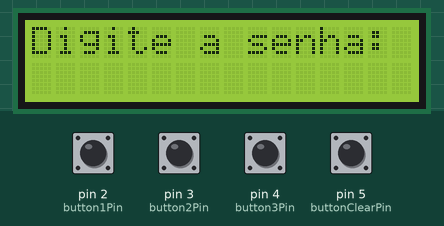
This sketch was run on a simulated Arduino Uno, built with avr-gcc and run on an emulated ATmega328P. Parts: 16×2 character LCD. The test bench sets the inputs (shaded band); at power-on: pin 2 (button1Pin), pin 3 (button2Pin), pin 4 (button3Pin), pin 5 (buttonClearPin) HIGH.

Above: at 1.2 s.
1.3 s: pin 2 (button1Pin) pulled LOW for 1 s
At 2.4 s:
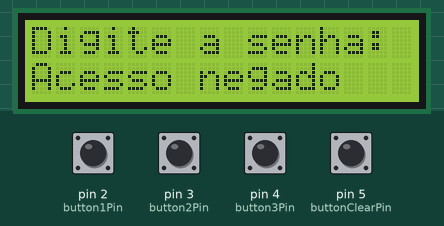
5.3 s: pin 3 (button2Pin) pulled LOW for 0.15 s
At 5.9 s:
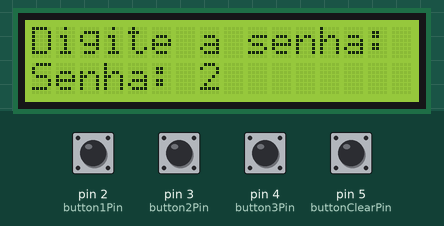
6.9 s: pin 4 (button3Pin) pulled LOW for 1 s
At 7.07 s:
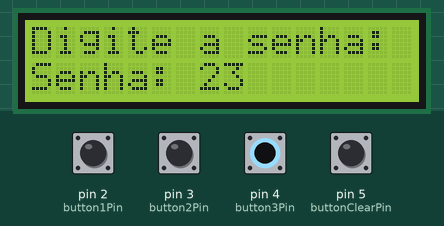
9.4 s: pin 3 (button2Pin) pulled LOW for 1 s
At 10.04 s:
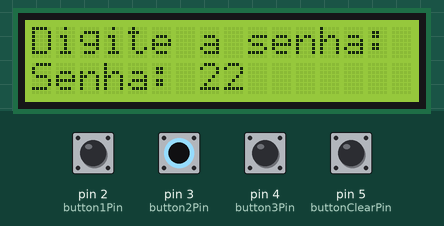
11.9 s: pin 4 (button3Pin) pulled LOW for 1 s
At 14.0 s:
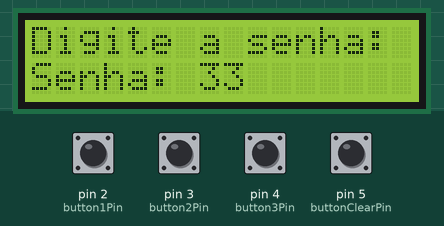
14.4 s: pin 4 (button3Pin) pulled LOW for 0.15 s
At 14.7 s:
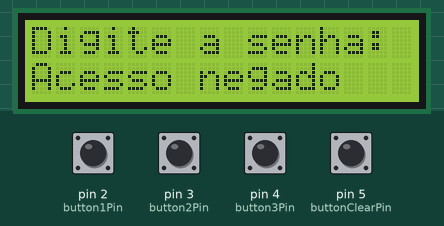
Timing chart, 0 to 17.4 s (numbered marks = the images above; inputs shaded):
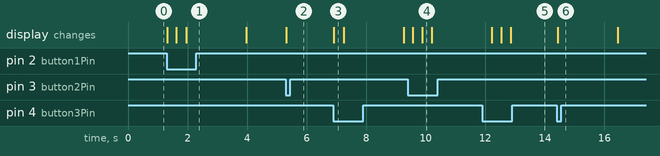

Measured:
- after the input at 1.3 s, the display: first changes at once (image 1 shows a later state)
- after the input at 5.3 s, the display: changes at once (image 2)
- after the input at 6.9 s, the display: changes at once (image 3)
- after the input at 9.4 s, the display: first changes after 0.17 s (image 4 shows a later state)
- after the input at 11.9 s, the display: first differs from a run without the input after 0.64 s (image 5 shows a later state)
- after the input at 14.4 s, the display: changes at once (image 6)

The sketch:

ARDUINO_projeto.ino
```cpp
// PUZZLE DA SENHA
#include <Wire.h>
#include <LiquidCrystal_I2C.h>
LiquidCrystal_I2C lcd(0x27, 16, 2);

const int button1Pin = 2;
const int button2Pin = 3;
const int button3Pin = 4;
const int buttonClearPin = 5;

String senhaCorreta = "312";
String senhaDigitada = "";

void setup() {
  lcd.init();
  lcd.backlight();
  lcd.setCursor(0, 0);
  lcd.print("Digite a senha:");

  pinMode(button1Pin, INPUT_PULLUP);
  pinMode(button2Pin, INPUT_PULLUP);
  pinMode(button3Pin, INPUT_PULLUP);
  pinMode(buttonClearPin, INPUT_PULLUP);
}

void loop() {
  if (digitalRead(button1Pin) == LOW) {
    adicionarDigito('1');
    delay(300);
  }

  if (digitalRead(button2Pin) == LOW) {
    adicionarDigito('2');
    delay(300);
  }

  if (digitalRead(button3Pin) == LOW) {
    adicionarDigito('3');
    delay(300);
  }

  if (digitalRead(buttonClearPin) == LOW) {
    apagarSenha();
    delay(300);
  }
}

void adicionarDigito(char digito) {
  if (senhaDigitada.length() < 3) {
    senhaDigitada += digito;
    atualizarDisplay();
  }

  if (senhaDigitada.length() == 3) {
    verificarSenha();
  }
}

void apagarSenha() {
  senhaDigitada = "";
  lcd.clear();
  lcd.setCursor(0, 0);
  lcd.print("Digite a senha:");
}

void atualizarDisplay() {
  lcd.setCursor(0, 1);
  lcd.print("Senha: ");
  lcd.print(senhaDigitada);
  lcd.print("   ");
}

void verificarSenha() {
  lcd.setCursor(0, 1);
  if (senhaDigitada == senhaCorreta) {
    lcd.print("Acesso liberado ");
  } else {
    lcd.print("Acesso negado   ");
  }
  delay(2000);
  apagarSenha();
}
```
